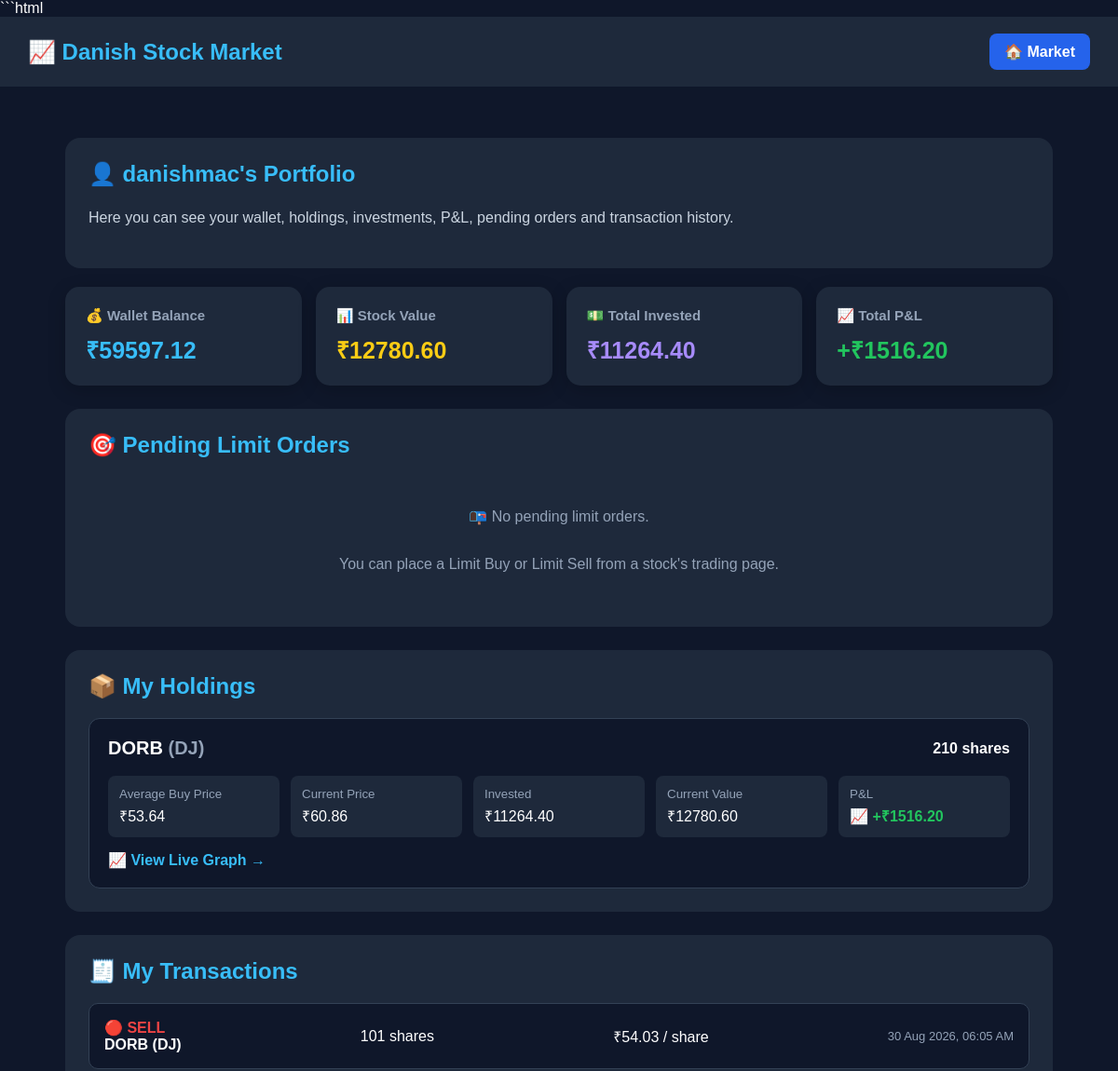
Before: /portfolio/ (signed in, upper part) with the older database file.
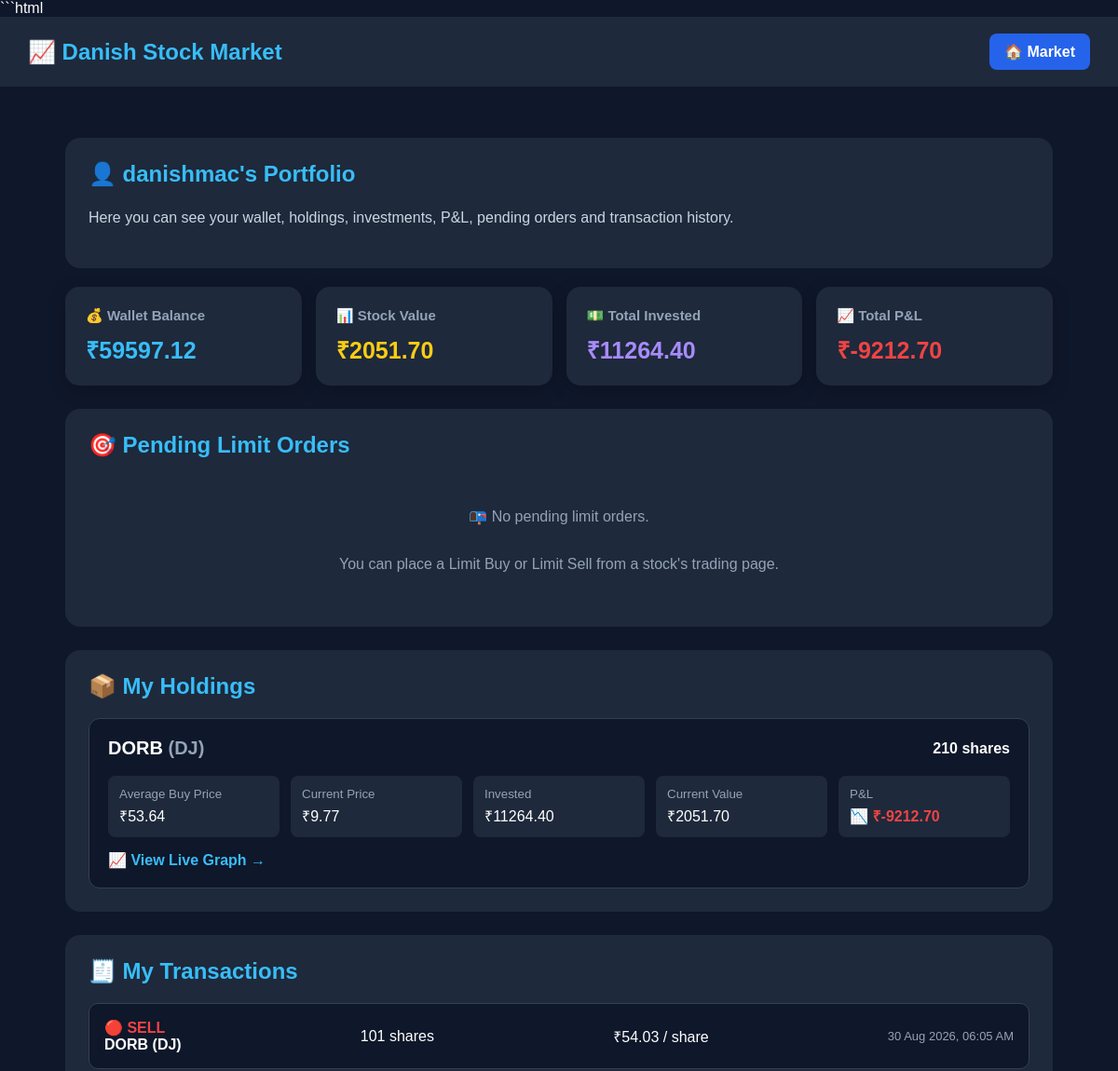
After: the same page with the newer database file.
### market/models.py (models this page shows, shortened)
class Holding(models.Model):
    user = models.ForeignKey(
        User,
        on_delete=models.CASCADE
    )
    stock = models.ForeignKey(
        Stock,
        on_delete=models.CASCADE
    )
    quantity = models.PositiveIntegerField(
        default=0
    )
    average_price = models.DecimalField(
        max_digits=12,
        decimal_places=2,
        default=0
    )

class Stock(models.Model):
    name = models.CharField(max_length=100)
    symbol = models.CharField(
        max_length=20,
        unique=True
    )
    price = models.DecimalField(
        max_digits=12,
        decimal_places=2
    )
    previous_price = models.DecimalField(
        max_digits=12,
        decimal_places=2,
        default=0
    )
    total_shares = models.PositiveIntegerField(
        default=1000000
    )
    sector = models.CharField(
        max_length=100,
        blank=True
    )
    description = models.TextField(
        blank=True
    )
    random_enabled = models.BooleanField(
        default=True
    )

### market/views.py (the view)
@login_required
def portfolio(request):
    wallet, created = Wallet.objects.get_or_create(
        user=request.user
    )
    holdings = Holding.objects.filter(
        user=request.user
    ).select_related(
        "stock"
    )
    transactions = Transaction.objects.filter(
        user=request.user
    ).select_related(
        "stock"
    ).order_by(
        "-created_at"
    )
    pending_orders = LimitOrder.objects.filter(
        user=request.user,
        executed=False
    ).select_related(
        "stock"
    ).order_by(
        "-created_at"
    )
    total_value = Decimal("0")
    total_invested = Decimal("0")
    total_pnl = Decimal("0")
    for holding in holdings:
        current_value = (
            holding.quantity *
            holding.stock.price
        )
        invested_value = (
            holding.quantity *
            holding.average_price
        )
        pnl = (
            current_value -
            invested_value
        )
        holding.current_value = current_value
        holding.invested_value = invested_value
        holding.pnl = pnl
        total_value += current_value
        total_invested += invested_value
        total_pnl += pnl
    return render(
        request,
        "portfolio.html",
        {
            "wallet": wallet,
            "holdings": holdings,
            "transactions": transactions,
            "pending_orders": pending_orders,
            "total_value": total_value,
            "total_invested": total_invested,
            "total_pnl": total_pnl
        }
    )

### market/templates/portfolio.html (shortened to what the changed rows need)
<!DOCTYPE html>
<html lang="en">
<head>
</head>
<body>
<nav>
    <h1>
        📈 Danish Stock Market
    </h1>
</nav>
<div class="container">
<div class="welcome">
    <h2>
        👤 {{ user.username }}'s Portfolio
    </h2>
</div>
<div class="summary">
    <div class="summary-card">
        <h3>
            📊 Stock Value
        </h3>
        <div class="value stock-value">
            ₹{{ total_value|floatformat:2 }}
        </div>
    </div>
    <div class="summary-card">
        <h3>
            📈 Total P&amp;L
        </h3>
        {% if total_pnl >= 0 %}
            <div class="value profit">
                +₹{{ total_pnl|floatformat:2 }}
            </div>
        {% else %}
            <div class="value loss">
                ₹{{ total_pnl|floatformat:2 }}
            </div>
        {% endif %}
    </div>
</div>
<div class="section">
    <h2>
        🎯 Pending Limit Orders
    </h2>
</div>
<div class="section">
    <h2>
        📦 My Holdings
    </h2>
    {% for holding in holdings %}
        <div class="holding">
            <div class="holding-header">
                <h3>
                    {{ holding.stock.name }}
                    <span class="symbol">
                        ({{ holding.stock.symbol }})
                    </span>
                </h3>
                <strong>
                    {{ holding.quantity }} shares
                </strong>
            </div>
            <div class="holding-info">
                <div class="info-box">
                    <small>
                        Average Buy Price
                    </small>
                    ₹{{ holding.average_price|floatformat:2 }}
                </div>
                <div class="info-box">
                    <small>
                        Current Price
                    </small>
                    ₹{{ holding.stock.price|floatformat:2 }}
                </div>
                <div class="info-box">
                    <small>
                        Invested
                    </small>
                    ₹{{ holding.invested_value|floatformat:2 }}
                </div>
                <div class="info-box">
                    <small>
                        Current Value
                    </small>
                    ₹{{ holding.current_value|floatformat:2 }}
                </div>
                <div class="info-box">
                    <small>
                        P&amp;L
                    </small>
                    {% if holding.pnl >= 0 %}
                        <span class="profit">
                            📈 +₹{{ holding.pnl|floatformat:2 }}
                        </span>
                    {% else %}
                        <span class="loss">
                            📉 ₹{{ holding.pnl|floatformat:2 }}
                        </span>
                    {% endif %}
                </div>
            </div>
            <a
                class="graph-button"
                href="{% url 'stock_chart' holding.stock.symbol %}"
            >
                📈 View Live Graph →
            </a>
        </div>
    {% endfor %}
</div>
<div class="section">
    <h2>
        🧾 My Transactions
    </h2>
</div>
</div>
</body>
</html>

Changed rows visible on the page:
changed through a linked row, Holding "DORB": stock.price "60.86" → "9.77"; current_value "12780.60" → "2051.70"; pnl "1516.20" → "-9212.70"; text "📈 +₹" → "📉 ₹"
Other visible differences:
{{ total_value|floatformat:2 }}: "12780.60" → "2051.70"
{{ total_pnl|floatformat:2 }}: (not shown) → "-9212.70"
{{ total_pnl|floatformat:2 }}: "1516.20" → (not shown)
